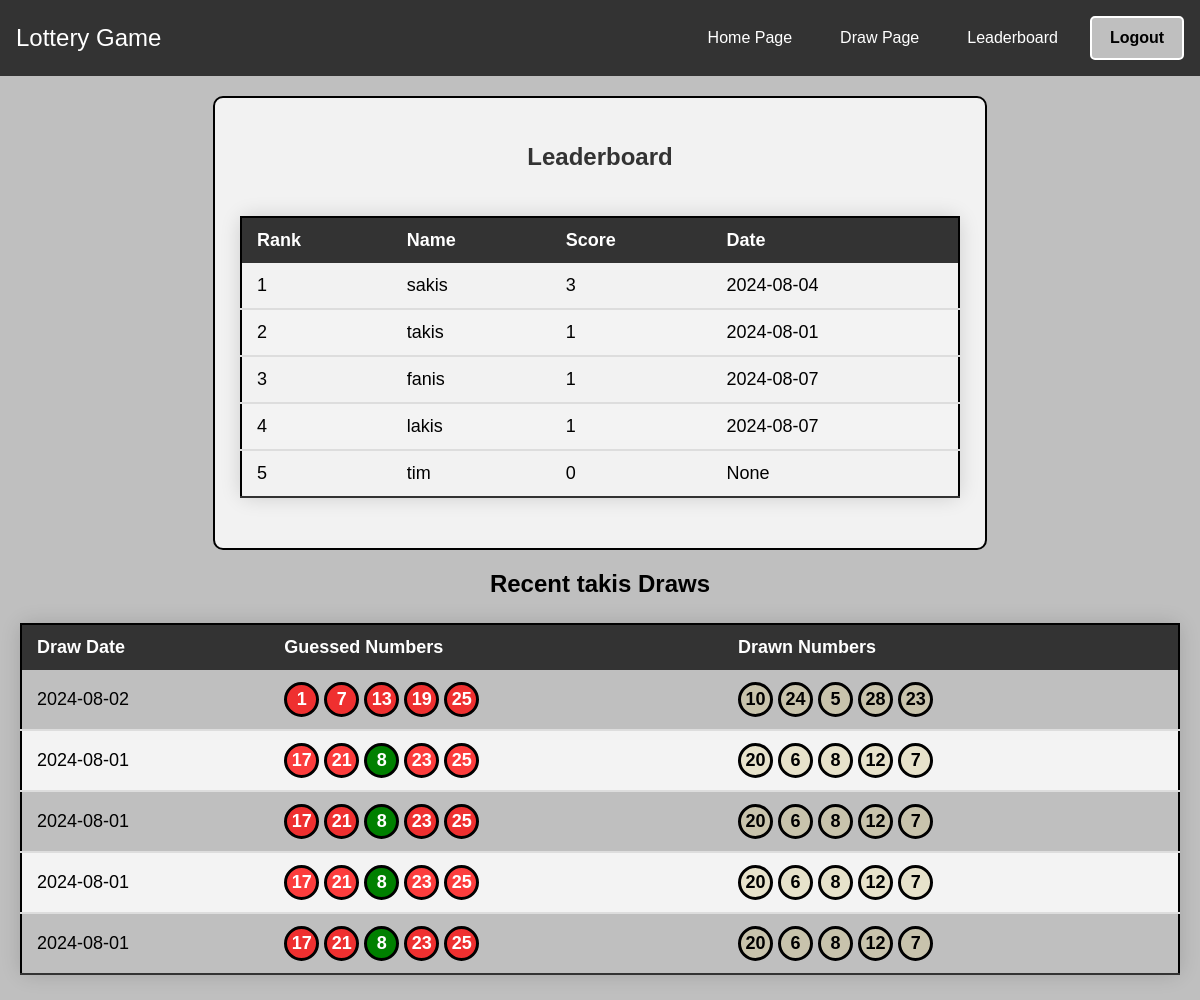
The app's page /leaderboard (signed in) with its own data.
### website/models.py (models this page shows)
class User(db.Model, UserMixin):
    id = db.Column(db.Integer, primary_key=True)
    username = db.Column(db.String(150), unique=True, nullable=False)
    email = db.Column(db.String(150), unique=True, nullable=False)
    password = db.Column(db.String(150), nullable=False)
    date_created = db.Column(db.DateTime(timezone=True), default=func.now())
    draw_numbers = db.relationship('Draw_stats', back_populates='user', cascade='all, delete-orphan')
    def max_correct_guesses(self):
        max_correct = 0
        max_date = None
        for draw_stat in self.draw_numbers:
            guessed_numbers = set(draw_stat.numbers_guess.split(','))
            drawn_numbers = set(draw_stat.numbers_draw.split(','))
            correct_guesses = len(guessed_numbers.intersection(drawn_numbers))
            if correct_guesses > max_correct:
                max_correct = correct_guesses
                max_date = draw_stat.draw_datetime
        return max_correct, max_date

class Draw_stats(db.Model):
    id = db.Column(db.Integer, primary_key=True)
    user_id = db.Column(db.Integer, db.ForeignKey('user.id', ondelete="CASCADE"), nullable=False)
    numbers_guess = db.Column(db.String(50), nullable=False)  # Storing comma-separated numbers
    numbers_draw = db.Column(db.String(50), nullable=False, default='')
    draw_datetime = db.Column(db.DateTime(timezone=True), default=func.now())
    user = db.relationship('User', back_populates='draw_numbers')

### website/auth.py (the view)
@auth.route("/leaderboard")
@login_required
def leaderboard():
    users = User.query.all()
    leaderboard_data = []
    for user in users:
        max_correct_guesses, max_correct_date = user.max_correct_guesses()
        formatted_date = max_correct_date.strftime('%Y-%m-%d') if max_correct_date else None
        leaderboard_data.append({
            'username': user.username,
            'max_correct_guesses': max_correct_guesses,
            'max_correct_date': formatted_date
        })
    sorted_leaderboard = sorted(leaderboard_data, key=lambda x: x['max_correct_guesses'], reverse=True)
    for index, data in enumerate(sorted_leaderboard, start=1):
        data['rank'] = index
    recent_draws = Draw_stats.query.filter_by(user_id=current_user.id) \
                                   .order_by(Draw_stats.draw_datetime.desc()) \
                                   .limit(5) \
                                   .all()
    return render_template('leaderboard.html', leaderboard_data=sorted_leaderboard, recent_draws = recent_draws)

### website/__init__.py (called while the page is built)
def create_app():
    app = Flask(__name__)
    app.config['SECRET_KEY'] = "secret_key"
    app.config['SQLALCHEMY_DATABASE_URI'] = f"sqlite:///{DB_name}"
    db.init_app(app)
    migrate = Migrate(app, db)
    app.permanent_session_lifetime = timedelta(minutes=30)
    from .views import views
    from .auth import auth
    app.register_blueprint(views, url_prefix= '/')
    app.register_blueprint(auth, url_prefix= '/')
    from .models import User, Draw_stats
    create_database(app)
    login_manager = LoginManager()
    login_manager.login_view = "auth.login"
    login_manager.init_app(app)
    @login_manager.user_loader
    def load_user(id):
        return User.query.get(int(id))
    print(app.url_map)
    return app

### website/templates/leaderboard.html (shortened to what this page needs)
{% extends "base.html" %}
{% block content %}
<div class="leaderboard">
    <h2>Leaderboard</h2>
    <table class="content-table">
      <thead>
        <tr>
          <th>Rank</th>
          <th>Name</th>
          <th>Score</th>
          <th>Date</th>
        </tr>
      </thead>
      <tbody>
        {% for data in leaderboard_data %}
          {% if data.rank < 6 %}
          <tr>
            <td>{{ data.rank }}</td>
            <td>{{ data.username }}</td>
            <td>{{ data.max_correct_guesses }}</td>
            <td>{{ data.max_correct_date }}</td>
          </tr>
          {% endif %}
        {% endfor %}
      </tbody>
    </table>
</div>
<div class="user-history-container">
    <div class="user-history-title">
        <h2 class="centered-heading">Recent {{current_user.username}} Draws</h2>
    </div>
    <table class="content-table-user">
        <thead>
            <tr>
                <th>Draw Date</th>
                <th>Guessed Numbers</th>
                <th>Drawn Numbers</th>
            </tr>
        </thead>
        <tbody>
            {% for draw in recent_draws %}
            <tr>
                <td>{{ draw.draw_datetime.strftime('%Y-%m-%d') }}</td>
                <td class="guessed-numbers-container" data-guessed="{{ draw.numbers_guess }}">
                  {% set drawn_numbers = draw.numbers_draw.split(',') %}
                  {% set guessed_numbers = draw.numbers_guess.split(',') %}
                  {% for number in guessed_numbers %}
                      <button class="guessNumber-button{% if number in drawn_numbers %}-correct-guess{% endif %}">
                          {{ number }}
                      </button>
                  {% endfor %}
              </td>
              <td class="drawn-numbers-container" data-drawn="{{ draw.numbers_draw }}">
                  {% for draw_number in draw.numbers_draw.split(',') %}
                  <button class="drawNumber-button">{{ draw_number }}</button>
                  {% endfor %}
              </td>
            </tr>
            {% endfor %}
        </tbody>
    </table>
</div>
{% endblock %}

### website/templates/base.html (shortened to what this page needs)
<!DOCTYPE html>
<html lang="en">
<head>
    <link rel="stylesheet" type="text/css" href="{{ url_for('static', filename='style.css') }}">
</head>
<body>
    <nav class="navbar">
        <a class="navbar-brand" href="#">Lottery Game</a>
        <div class="navbar-collapse" id="navbarResponsive">
            <ul class="navbar-nav">
                <li class="nav-item active">
                    <a class="nav-link" href="/home">Home Page</a>
                </li>
                {% if current_user.is_authenticated %}
                <li class="nav-item">
                    <a class="nav-link" href="/draw">Draw Page</a>
                </li>
                <li class="nav-item">
                    <a class="nav-link" href="/leaderboard">Leaderboard</a>
                </li>
                <li class="nav-item">
                    <a class="btnLogout" href="{{ url_for('auth.logout') }}">Logout</a>
                </li>
                {% else %}
                <li class="nav-item">
                    <a class="btnLogin-popup" href="/login">Login</a>
                </li>
                {% endif %}
            </ul>
        </div>
    </nav>
    <div class="content">
        {% block content %}{% endblock %}
    </div>
</body>
</html>

### website/static/style.css (style rules this page uses)
body { font-family: Arial, sans-serif; margin: 0; padding: 0; background-color: hsl(0, 0%, 75%); }
.navbar { display: flex; justify-content: space-between; align-items: center; background-color: #333; padding: 1em; }
.navbar-brand { color: white; text-decoration: none; font-size: 1.5em; }
.navbar-collapse { display: flex; justify-content: flex-end; }
.navbar-nav { list-style-type: none; margin: 0; padding: 0; display: flex; gap: 1em; align-items: center; }
.nav-item { list-style-type: none; }
.nav-link { color: white; text-decoration: none; padding: 0.5em 1em; }
.leaderboard { display: flex; flex-direction: column; width: 60%; display: flex; align-items: center; background-color: rgba(255, 255, 255, 0.8); margin: 10px; border-radius: 10px; border: 2px solid black; margin: 20px auto; font-family: 'Arial', sans-serif; padding: 25px 25px 25px 25px; }
.leaderboard h2 { text-align: center; color: #333; margin-bottom: 20px; }
.content-table { border-collapse: collapse; margin: 25px 0; font-size: 18px; min-width: 400px; width: 100%; box-shadow: 0 0 20px rgba(0, 0, 0, 0.15); border: 2px solid black; border-radius: 10px; }
.content-table thead tr { background-color:#333; color: #ffffff; text-align: left; font-weight: bold; }
.content-table th, .content-table td { padding: 12px 15px; }
.content-table tbody tr { border-bottom: 2px solid #dddddd; }
.content-table tbody tr:nth-of-type(even) { background-color: #f3f3f3; }
.content-table tbody tr:last-of-type { border-bottom: 2px solid #333; }
.content-table-user { border-collapse: collapse; margin: 25px 0; font-size: 18px; min-width: 400px; width: 100%; box-shadow: 0 0 20px rgba(0, 0, 0, 0.15); border: 2px solid black; border-radius: 10px; }
.content-table-user thead tr { background-color:#333; color: #ffffff; text-align: left; font-weight: bold; }
.content-table-user th, .content-table-user td { padding: 12px 15px; }
.content-table-user tbody tr { border-bottom: 2px solid #dddddd; }
.content-table-user tbody tr:nth-of-type(even) { background-color: #f3f3f3; }
.content-table-user tbody tr:last-of-type { border-bottom: 2px solid #333; }
.user-history-container { margin: 20px 20px 20px 20px; }
.user-history-title { text-align: center; }
.guessNumber-button { width: 35px; height: 35px; font-size: 16px; font-weight: bold; text-align: center; font-size: 1em; border: 1px solid #ccc; border-radius: 50px; cursor: pointer; padding: 0px 3px; border: 3px solid #000; font-family: Helvetica; background-color: hsla(0, 100%, 50%, 0.75); color: white; }
.guessNumber-button-correct-guess { width: 35px; height: 35px; font-size: 16px; font-weight: bold; text-align: center; font-size: 1em; border: 1px solid #ccc; border-radius: 50px; cursor: pointer; padding: 0px 3px; border: 3px solid #000; font-family: Helvetica; background-color: green; color: white; }
.drawNumber-button { width: 35px; height: 35px; font-size: 16px; font-weight: bold; text-align: center; font-size: 1em; border: 1px solid #ccc; border-radius: 50px; cursor: pointer; padding: 0px 3px; border: 3px solid #000; font-family: Helvetica; background-color: hsla(51, 44%, 69%, 0.397); }
.centered-heading { text-align: center; }
.btnLogout { display: flex; justify-content: center; align-items: center; width: 90px; height: 40px; border-radius: 5px; border: 2px solid white; color: black; background-color: hsl(0, 0%, 75%); outline: none; font-family: Arial, sans-serif; font-weight: bold; font-size: 1em; text-decoration: none; cursor: pointer; }

### records on screen
User: rank "1", username "sakis", max_correct_guesses "3", max_correct_date "2024-08-04"
User: rank "2", username "takis", max_correct_guesses "1", max_correct_date "2024-08-01"
User: rank "3", username "fanis", max_correct_guesses "1", max_correct_date "2024-08-07"
User: rank "4", username "lakis", max_correct_guesses "1", max_correct_date "2024-08-07"
User: rank "5", username "tim", max_correct_guesses "0", max_correct_date "None"
Draw_stats: draw_datetime "2024-08-02", guessed_numbers "1" "7" "13" "19" "25", draw_number "10" "24" "5" "28" "23"
Draw_stats: draw_datetime "2024-08-01", guessed_numbers "17" "21" "8" "23" "25", draw_number "20" "6" "8" "12" "7"
Draw_stats: draw_datetime "2024-08-01", guessed_numbers "17" "21" "8" "23" "25", draw_number "20" "6" "8" "12" "7"
Draw_stats: draw_datetime "2024-08-01", guessed_numbers "17" "21" "8" "23" "25", draw_number "20" "6" "8" "12" "7"
Draw_stats: draw_datetime "2024-08-01", guessed_numbers "17" "21" "8" "23" "25", draw_number "20" "6" "8" "12" "7"
